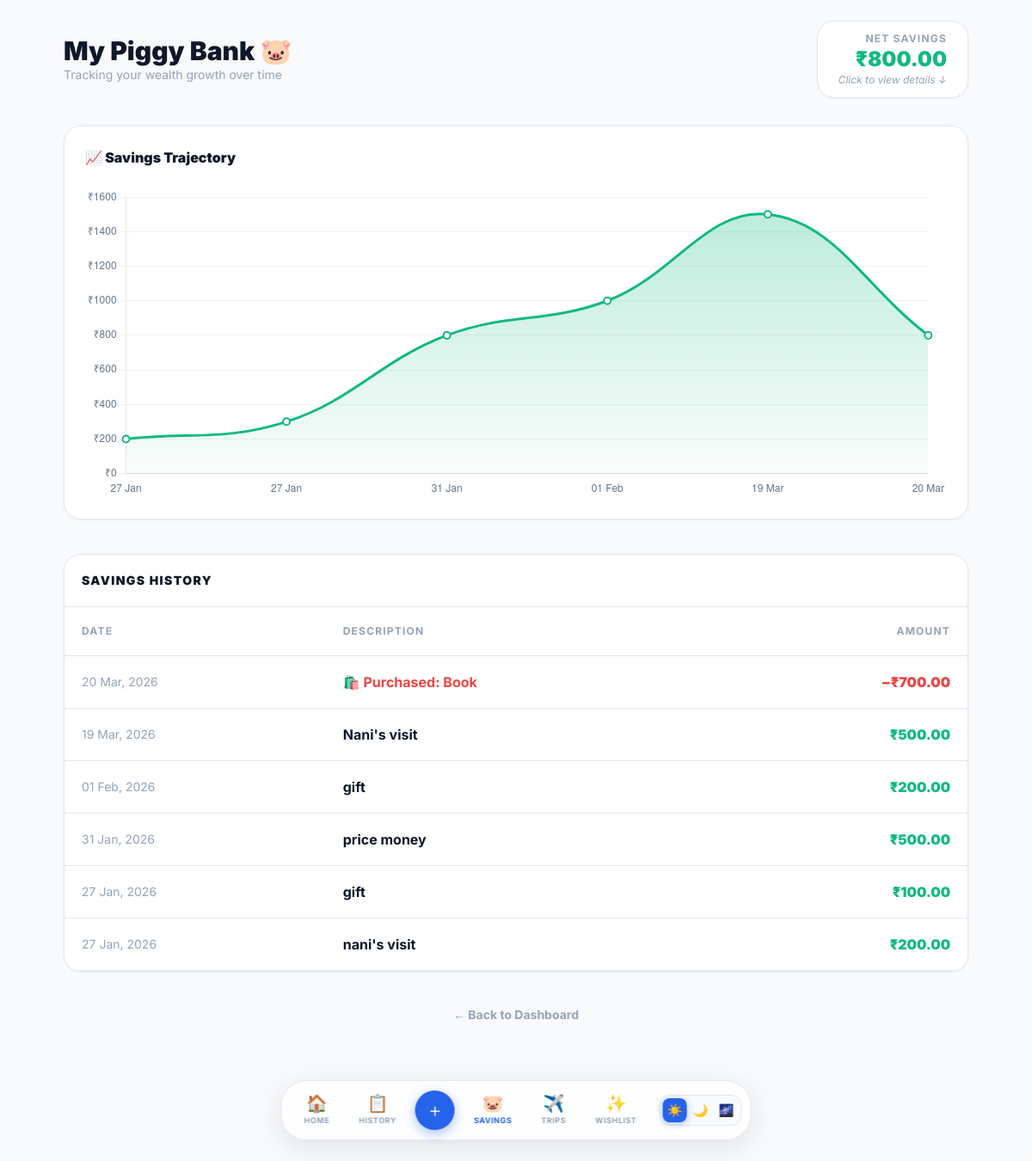
The app's page /savings (signed in), older data.
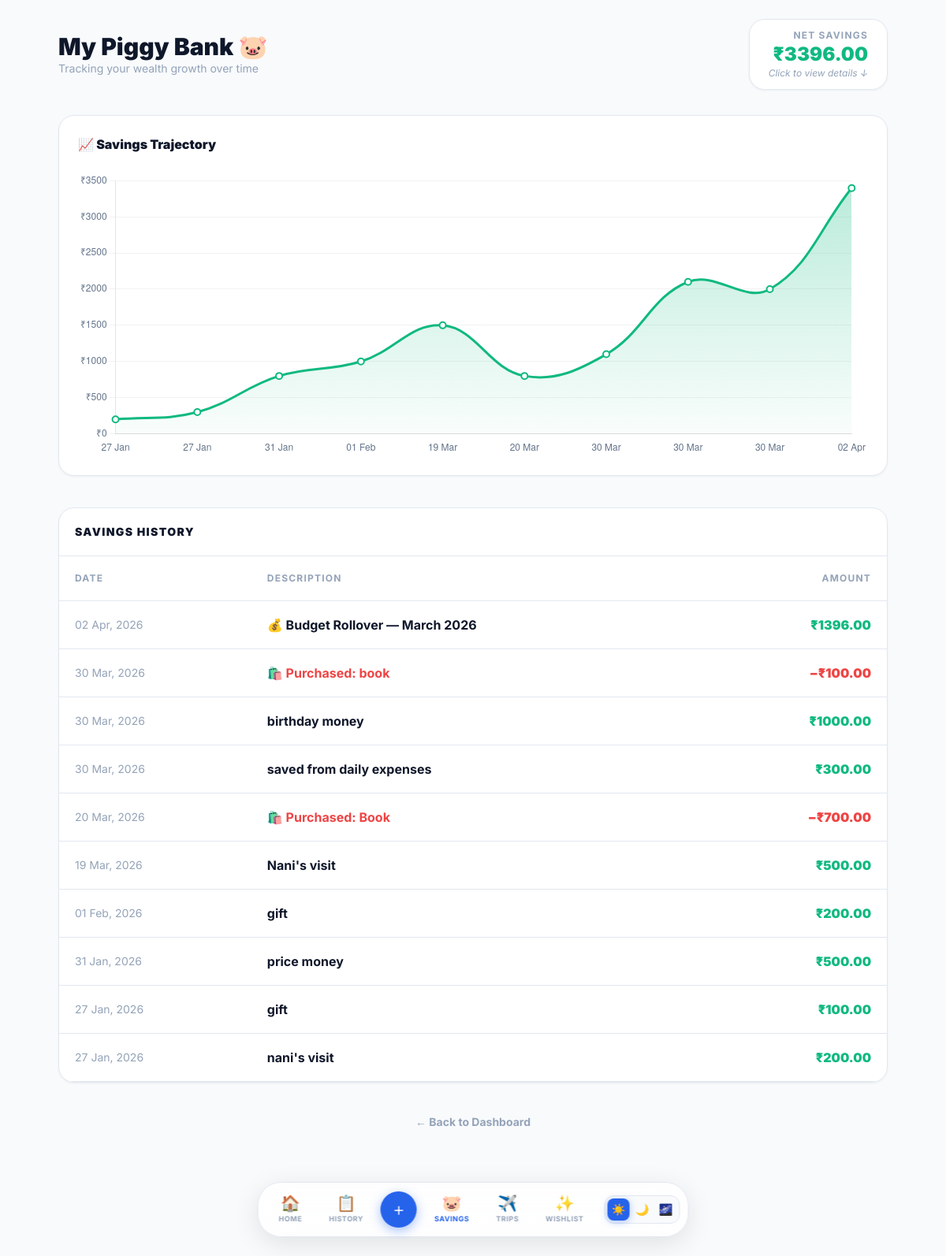
The same page, newer data.
### app/models.py (models this page shows, shortened)
class Expense(db.Model):
    id = db.Column(db.Integer, primary_key=True)
    title = db.Column(db.String(100), nullable=False)
    date_posted = db.Column(db.DateTime, nullable=False, default=datetime.utcnow)
    amount = db.Column(db.Float, nullable=False)
    category = db.Column(db.String(20), nullable=False) # 'Need', 'Want', 'Savings'
    user_id = db.Column(db.Integer, db.ForeignKey('user.id'), nullable=False)
    event_id = db.Column(db.Integer, db.ForeignKey('event.id'), nullable=True)

### app/main/routes.py (the view)
@main.route('/savings')
@login_required
def savings_dashboard():
    savings_entries = Expense.query.filter_by(user_id=current_user.id, category='Savings').order_by(Expense.date_posted.desc()).all()
    total = sum(e.amount for e in savings_entries)
    labels = []
    values = []
    running_total = 0
    chart_data_sorted = sorted(savings_entries, key=lambda x: x.date_posted)
    for e in chart_data_sorted:
        running_total += e.amount
        labels.append(e.date_posted.strftime('%d %b'))
        values.append(float(running_total))
    return render_template('savings.html',
                           labels=labels or ["Start"],
                           values=values or [0],
                           total_savings=total,
                           savings_entries=savings_entries)

### app/models.py (called while the page is built)
@login_manager.user_loader
def load_user(user_id):
    return User.query.get(int(user_id))

### app/templates/savings.html (shortened to what this page needs)
{% extends "layout.html" %}
{% block content %}
<div class="mb-8 flex items-center justify-between anim-1">
    <div>
        <h1 class="text-3xl font-black" style="color:var(--text)">My Piggy Bank 🐷</h1>
        <p class="text-sm text-faint">Tracking your wealth growth over time</p>
    </div>
    <a href="#savings-list">
        <div class="card px-6 py-3 text-right cursor-pointer card-lift">
            <span class="text-xs font-bold uppercase tracking-widest text-faint">Net Savings</span>
            <p class="text-2xl font-black num-value" style="color:var(--green)">₹{{ "%.2f"|format(total_savings) }}</p>
            <span class="text-xs text-faint italic">Click to view details ↓</span>
        </div>
    </a>
</div>
<div class="card p-6 mb-10 anim-2">
    <div class="flex items-center justify-between mb-6">
        <h2 class="font-black" style="color:var(--text)">📈 Savings Trajectory</h2>
    </div>
    <div style="height:360px;">
        <canvas id="savingsChart"></canvas>
    </div>
</div>
<div id="savings-list" class="card overflow-hidden mb-10 anim-3">
    <div class="p-5" style="border-bottom:1px solid var(--border);">
        <h3 class="font-black uppercase text-sm tracking-widest" style="color:var(--text)">Savings History</h3>
    </div>
    <div class="overflow-x-auto">
        <table class="w-full text-left">
            <thead>
                <tr style="border-bottom:1px solid var(--border);">
                    <th class="p-5 text-xs font-bold uppercase tracking-widest text-faint">Date</th>
                    <th class="p-5 text-xs font-bold uppercase tracking-widest text-faint">Description</th>
                    <th class="p-5 text-right text-xs font-bold uppercase tracking-widest text-faint">Amount</th>
                </tr>
            </thead>
            <tbody>
                {% for entry in savings_entries %}
                <tr class="trow" style="border-bottom:1px solid var(--border);">
                    <td class="p-5 text-sm text-faint">{{ entry.date_posted.strftime('%d %b, %Y') }}</td>
                    <td class="p-5 font-bold" style="color:{% if entry.amount < 0 %}var(--red){% else %}var(--text){% endif %}">
                        {{ entry.title }}
                    </td>
                    <td class="p-5 text-right font-black" style="color:{% if entry.amount < 0 %}var(--red){% else %}var(--green){% endif %}">
                        {% if entry.amount < 0 %}−{% endif %}₹{{ "%.2f"|format(entry.amount|abs) }}
                    </td>
                </tr>
                {% endfor %}
            </tbody>
        </table>
    </div>
</div>
<div class="text-center mb-10">
    <a href="{{ url_for('main.index') }}" class="text-sm text-faint hover:text-accent transition font-bold">← Back to Dashboard</a>
</div>
<script>
document.addEventListener('DOMContentLoaded', function() {
    const style = getComputedStyle(document.documentElement);
    const green = style.getPropertyValue('--green').trim();
    const ctx = document.getElementById('savingsChart').getContext('2d');
    const gradient = ctx.createLinearGradient(0, 0, 0, 360);
    gradient.addColorStop(0, 'rgba(16,185,129,0.3)');
    gradient.addColorStop(1, 'rgba(16,185,129,0)');
    new Chart(ctx, {
        type: 'line',
        data: {
            labels: {{ labels | tojson }},
            datasets: [{
                label: 'Total Savings (₹)',
                data: {{ values | tojson }},
                borderColor: green || '#10b981',
                backgroundColor: gradient,
                fill: true, tension: 0.4, borderWidth: 3,
                pointBackgroundColor: '#fff',
                pointBorderColor: green || '#10b981',
                pointBorderWidth: 2, pointRadius: 4, pointHoverRadius: 6
            }]
        },
        options: {
            responsive: true, maintainAspectRatio: false,
            plugins: {
                legend: { display: false },
                tooltip: {
                    backgroundColor: 'rgba(0,0,0,0.75)', padding: 12, cornerRadius: 12,
                    callbacks: { label: c => 'Balance: ₹' + c.parsed.y.toLocaleString('en-IN') }
                }
            },
            scales: {
                y: { beginAtZero: true, grid: { color: 'rgba(128,128,128,0.1)' },
                     ticks: { callback: v => '₹' + v, color: '#64748b' } },
                x: { grid: { display: false }, ticks: { color: '#64748b' } }
            }
        }
    });
});
</script>
{% endblock %}

### app/templates/layout.html (shortened to what this page needs)
﻿<!DOCTYPE html>
<html lang="en" data-theme="bright" class="scroll-smooth">
<head>
    <script src="https://cdn.tailwindcss.com"></script>
</head>
<body>
<div id="mainContent">
    <div class="stage pt-6">
        {% block content %}{% endblock %}
    </div>
</div>
{% if current_user.is_authenticated %}
<nav class="dock">
    <a href="{{ url_for('main.index') }}" class="dock-item {% if request.endpoint == 'main.index' %}active{% endif %}">
        <span class="dock-icon">&#127968;</span><span class="dock-label">Home</span>
    </a>
    <a href="{{ url_for('main.history') }}" class="dock-item {% if request.endpoint == 'main.history' %}active{% endif %}">
        <span class="dock-icon">&#128203;</span><span class="dock-label">History</span>
    </a>
    <a href="{{ url_for('main.add_expense') }}" class="dock-plus">+</a>
    <a href="{{ url_for('main.savings_dashboard') }}" class="dock-item {% if request.endpoint == 'main.savings_dashboard' %}active{% endif %}">
        <span class="dock-icon">&#128055;</span><span class="dock-label">Savings</span>
    </a>
    <a href="{{ url_for('main.list_events') }}" class="dock-item {% if request.endpoint in ['main.list_events','main.trip_detail'] %}active{% endif %}">
        <span class="dock-icon">&#9992;&#65039;</span><span class="dock-label">Trips</span>
    </a>
    <a href="{{ url_for('main.wishlist') }}" class="dock-item {% if request.endpoint == 'main.wishlist' %}active{% endif %}">
        <span class="dock-icon">&#10024;</span><span class="dock-label">Wishlist</span>
    </a>
    <div class="theme-toggle ml-2">
        <button class="theme-btn" data-theme="bright" onclick="setTheme('bright')">&#9728;&#65039;</button>
        <button class="theme-btn" data-theme="dark"   onclick="setTheme('dark')">&#127769;</button>
        <button class="theme-btn" data-theme="space"  onclick="setTheme('space')">&#127756;</button>
    </div>
</nav>
{% endif %}
</body>
</html>

### app/templates/layout.html (style rules this page uses)
*, *::before, *::after { font-family: 'Inter', sans-serif; box-sizing: border-box; margin: 0; padding: 0; }
html { -webkit-font-smoothing: antialiased; }
[data-theme="bright"] { --bg:#F8FAFC;--bg2:#fff;--card:#fff;--card2:#F8FAFC;--card3:#F1F5F9;--border:#E2E8F0;--border2:#F1F5F9;--text:#0F172A;--text2:#64748B;--text3:#94A3B8;--accent:#2563EB;--accent2:#3B82F6;--accent3:#06B6D4;--green:#10B981;--red:#EF4444;--orange:#F59E0B;--amber:#F97316;--nav-bg:rgba(255,255,255,0.85);--nav-border:#E2E8F0;--shadow:0 1px 3px rgba(0,0,0,0.05);--shadow-lg:0 4px 16px rgba(0,0,0,0.06);--shadow-xl:0 20px 50px rgba(0,0,0,0.04);--glow:0 0 0 3px rgba(37,99,235,0.15); }
[data-theme="space"] { --bg:#0D1117;--bg2:#161B22;--card:rgba(255,255,255,0.05);--card2:rgba(255,255,255,0.03);--card3:rgba(255,255,255,0.02);--border:rgba(255,255,255,0.08);--border2:rgba(255,255,255,0.04);--text:#E2E8F0;--text2:#8892A4;--text3:#4A5568;--accent:#3B82F6;--accent2:#60A5FA;--accent3:#38BDF8;--green:#34D399;--red:#F87171;--orange:#FBBF24;--amber:#FB923C;--nav-bg:rgba(13,17,23,0.9);--nav-border:rgba(255,255,255,0.06);--shadow:0 1px 3px rgba(0,0,0,0.4);--shadow-lg:0 4px 16px rgba(0,0,0,0.5);--shadow-xl:0 20px 50px rgba(0,0,0,0.6);--glow:0 0 0 3px rgba(59,130,246,0.25); }
[data-theme="dark"] { --bg:#0F1117;--bg2:#1A1D27;--card:#1E2130;--card2:#181B24;--card3:#141720;--border:rgba(255,255,255,0.07);--border2:rgba(255,255,255,0.03);--text:#F1F5F9;--text2:#8892A4;--text3:#4A5568;--accent:#60A5FA;--accent2:#818CF8;--accent3:#22D3EE;--green:#4ADE80;--red:#FB7185;--orange:#FB923C;--amber:#FBBF24;--nav-bg:rgba(15,17,23,0.95);--nav-border:rgba(255,255,255,0.05);--shadow:0 1px 3px rgba(0,0,0,0.6);--shadow-lg:0 4px 16px rgba(0,0,0,0.7);--shadow-xl:0 20px 50px rgba(0,0,0,0.8);--glow:0 0 0 3px rgba(96,165,250,0.25); }
body { background:var(--bg); color:var(--text); min-height:100vh; }
.stage { max-width:1100px; margin:0 auto; padding:0 24px 120px; }
nav { background:var(--nav-bg); border-bottom:1px solid var(--nav-border); backdrop-filter:blur(20px); }
.theme-toggle { display:flex; align-items:center; gap:2px; background:var(--card2); border:1px solid var(--border); border-radius:12px; padding:3px; }
.theme-btn { width:28px; height:28px; border-radius:8px; border:none; cursor:pointer; font-size:14px; display:flex; align-items:center; justify-content:center; background:transparent; color:var(--text2); }
.theme-btn.active { background:var(--accent); color:white; box-shadow:0 2px 8px rgba(37,99,235,0.35); }
.anim-1 { animation:fadeUp 0.4s 0.05s ease both; }
.anim-2 { animation:fadeUp 0.4s 0.12s ease both; }
.anim-3 { animation:fadeUp 0.4s 0.20s ease both; }
.dock { position:fixed; bottom:24px; left:50%; transform:translateX(-50%); z-index:200; display:flex; align-items:center; gap:2px; padding:8px 10px; border-radius:30px; background:rgba(255,255,255,0.82); backdrop-filter:blur(20px); -webkit-backdrop-filter:blur(20px); border:1px solid #E2E8F0; box-shadow:0 8px 32px rgba(0,0,0,0.1),0 1px 0 rgba(255,255,255,0.9) inset; }
.dock-item { display:flex; flex-direction:column; align-items:center; gap:3px; padding:8px 16px; border-radius:22px; text-decoration:none; cursor:pointer; border:none; background:transparent; }
.dock-icon { font-size:20px; line-height:1; }
.dock-label { font-size:9px; font-weight:700; letter-spacing:0.06em; text-transform:uppercase; color:var(--text3); }
.dock-item.active .dock-label { color:var(--accent); }
.dock-plus { width:46px; height:46px; border-radius:50%; background:var(--accent); display:flex; align-items:center; justify-content:center; font-size:24px; font-weight:300; color:white; box-shadow:0 4px 14px rgba(37,99,235,0.4); cursor:pointer; border:none; margin:0 4px; text-decoration:none; }
#mainContent { transition:transform 0.35s cubic-bezier(0.4,0,0.2,1),filter 0.35s ease; }
.trow { transition:background 0.15s ease; }
.text-faint { color:var(--text3); }
.card { background:var(--card); border:1px solid var(--border); border-radius:20px; box-shadow:var(--shadow); }
.card-lift { transition:transform 0.25s cubic-bezier(0.4,0,0.2,1),box-shadow 0.25s ease; }

Row changes from the older to the newer data that the page shows:
added Expense: date_posted "02 Apr, 2026", title "💰 Budget Rollover — March 2026", amount|abs "1396.00"
added Expense: date_posted "30 Mar, 2026", title "🛍️ Purchased: book", amount|abs "100.00"
added Expense: date_posted "30 Mar, 2026", title "birthday money", amount|abs "1000.00"
added Expense: date_posted "30 Mar, 2026", title "saved from daily expenses", amount|abs "300.00"
Text that changed along with them:
{{ "%.2f"|format(total_savings) }}: "800.00" → "3396.00"
chart data {{ values | tojson }}: [200.0, 300.0, 800.0, 1000.0, 1500.0, 800.0] → [200.0, 300.0, 800.0, 1000.0, 1500.0, 800.0, 1100.0, 2100.0, 2000.0, 3396.0]
